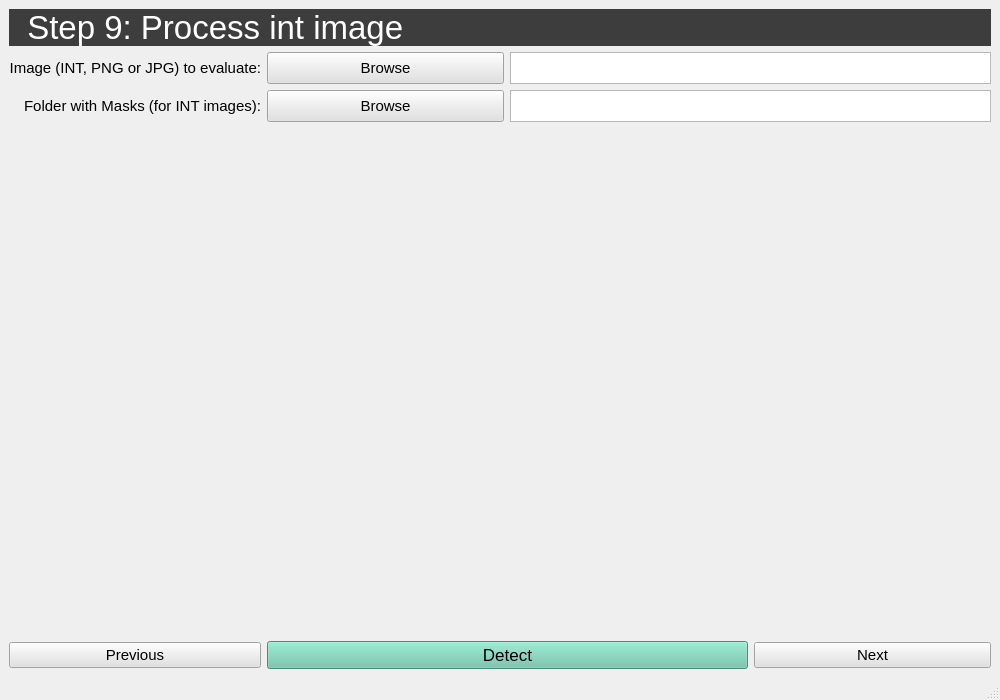
<?xml version="1.0" encoding="UTF-8"?>
<ui version="4.0">
 <class>step7</class>
 <widget class="QMainWindow" name="step7">
  <property name="geometry">
   <rect>
    <x>0</x>
    <y>0</y>
    <width>1000</width>
    <height>700</height>
   </rect>
  </property>
  <property name="windowTitle">
   <string>Scantronic</string>
  </property>
  <widget class="QWidget" name="centralwidget">
   <layout class="QGridLayout" name="gridLayout">
    <item row="0" column="0" colspan="4">
     <widget class="QLabel" name="label">
      <property name="palette">
       <palette>
        <active>
         <colorrole role="WindowText">
          <brush brushstyle="SolidPattern">
           <color alpha="255">
            <red>255</red>
            <green>255</green>
            <blue>255</blue>
           </color>
          </brush>
         </colorrole>
         <colorrole role="Button">
          <brush brushstyle="SolidPattern">
           <color alpha="255">
            <red>61</red>
            <green>61</green>
            <blue>61</blue>
           </color>
          </brush>
         </colorrole>
         <colorrole role="Base">
          <brush brushstyle="SolidPattern">
           <color alpha="255">
            <red>61</red>
            <green>61</green>
            <blue>61</blue>
           </color>
          </brush>
         </colorrole>
         <colorrole role="Window">
          <brush brushstyle="SolidPattern">
           <color alpha="255">
            <red>61</red>
            <green>61</green>
            <blue>61</blue>
           </color>
          </brush>
         </colorrole>
        </active>
        <inactive>
         <colorrole role="WindowText">
          <brush brushstyle="SolidPattern">
           <color alpha="255">
            <red>255</red>
            <green>255</green>
            <blue>255</blue>
           </color>
          </brush>
         </colorrole>
         <colorrole role="Button">
          <brush brushstyle="SolidPattern">
           <color alpha="255">
            <red>61</red>
            <green>61</green>
            <blue>61</blue>
           </color>
          </brush>
         </colorrole>
         <colorrole role="Base">
          <brush brushstyle="SolidPattern">
           <color alpha="255">
            <red>61</red>
            <green>61</green>
            <blue>61</blue>
           </color>
          </brush>
         </colorrole>
         <colorrole role="Window">
          <brush brushstyle="SolidPattern">
           <color alpha="255">
            <red>61</red>
            <green>61</green>
            <blue>61</blue>
           </color>
          </brush>
         </colorrole>
        </inactive>
        <disabled>
         <colorrole role="WindowText">
          <brush brushstyle="SolidPattern">
           <color alpha="255">
            <red>120</red>
            <green>120</green>
            <blue>120</blue>
           </color>
          </brush>
         </colorrole>
         <colorrole role="Button">
          <brush brushstyle="SolidPattern">
           <color alpha="255">
            <red>61</red>
            <green>61</green>
            <blue>61</blue>
           </color>
          </brush>
         </colorrole>
         <colorrole role="Base">
          <brush brushstyle="SolidPattern">
           <color alpha="255">
            <red>61</red>
            <green>61</green>
            <blue>61</blue>
           </color>
          </brush>
         </colorrole>
         <colorrole role="Window">
          <brush brushstyle="SolidPattern">
           <color alpha="255">
            <red>61</red>
            <green>61</green>
            <blue>61</blue>
           </color>
          </brush>
         </colorrole>
        </disabled>
       </palette>
      </property>
      <property name="font">
       <font>
        <pointsize>25</pointsize>
       </font>
      </property>
      <property name="autoFillBackground">
       <bool>false</bool>
      </property>
      <property name="styleSheet">
       <string notr="true">background-color: rgb(61, 61, 61);</string>
      </property>
      <property name="lineWidth">
       <number>17</number>
      </property>
      <property name="text">
       <string>  Step 9: Process int image</string>
      </property>
     </widget>
    </item>
    <item row="5" column="1" colspan="2">
     <widget class="QPushButton" name="pushButton">
      <property name="font">
       <font>
        <pointsize>13</pointsize>
       </font>
      </property>
      <property name="styleSheet">
       <string notr="true">background-color: rgb(105, 194, 166);</string>
      </property>
      <property name="text">
       <string>Detect</string>
      </property>
     </widget>
    </item>
    <item row="2" column="0">
     <widget class="QLabel" name="label_10">
      <property name="sizePolicy">
       <sizepolicy hsizetype="Preferred" vsizetype="Minimum">
        <horstretch>0</horstretch>
        <verstretch>0</verstretch>
       </sizepolicy>
      </property>
      <property name="maximumSize">
       <size>
        <width>16777215</width>
        <height>32</height>
       </size>
      </property>
      <property name="font">
       <font>
        <pointsize>11</pointsize>
       </font>
      </property>
      <property name="text">
       <string>Folder with Masks (for INT images):</string>
      </property>
      <property name="alignment">
       <set>Qt::AlignRight|Qt::AlignTrailing|Qt::AlignVCenter</set>
      </property>
     </widget>
    </item>
    <item row="1" column="2" colspan="2">
     <widget class="QTextEdit" name="textEdit_3">
      <property name="sizePolicy">
       <sizepolicy hsizetype="Expanding" vsizetype="Minimum">
        <horstretch>0</horstretch>
        <verstretch>0</verstretch>
       </sizepolicy>
      </property>
      <property name="maximumSize">
       <size>
        <width>16777215</width>
        <height>32</height>
       </size>
      </property>
      <property name="font">
       <font>
        <pointsize>10</pointsize>
       </font>
      </property>
      <property name="focusPolicy">
       <enum>Qt::NoFocus</enum>
      </property>
     </widget>
    </item>
    <item row="2" column="2" colspan="2">
     <widget class="QTextEdit" name="textEdit_4">
      <property name="sizePolicy">
       <sizepolicy hsizetype="Expanding" vsizetype="Minimum">
        <horstretch>0</horstretch>
        <verstretch>0</verstretch>
       </sizepolicy>
      </property>
      <property name="maximumSize">
       <size>
        <width>16777215</width>
        <height>32</height>
       </size>
      </property>
      <property name="font">
       <font>
        <pointsize>10</pointsize>
       </font>
      </property>
      <property name="focusPolicy">
       <enum>Qt::NoFocus</enum>
      </property>
     </widget>
    </item>
    <item row="5" column="0">
     <widget class="QPushButton" name="pushButton_7">
      <property name="palette">
       <palette>
        <active>
         <colorrole role="Button">
          <brush brushstyle="SolidPattern">
           <color alpha="255">
            <red>225</red>
            <green>225</green>
            <blue>225</blue>
           </color>
          </brush>
         </colorrole>
         <colorrole role="Base">
          <brush brushstyle="SolidPattern">
           <color alpha="255">
            <red>225</red>
            <green>225</green>
            <blue>225</blue>
           </color>
          </brush>
         </colorrole>
         <colorrole role="Window">
          <brush brushstyle="SolidPattern">
           <color alpha="255">
            <red>225</red>
            <green>225</green>
            <blue>225</blue>
           </color>
          </brush>
         </colorrole>
        </active>
        <inactive>
         <colorrole role="Button">
          <brush brushstyle="SolidPattern">
           <color alpha="255">
            <red>225</red>
            <green>225</green>
            <blue>225</blue>
           </color>
          </brush>
         </colorrole>
         <colorrole role="Base">
          <brush brushstyle="SolidPattern">
           <color alpha="255">
            <red>225</red>
            <green>225</green>
            <blue>225</blue>
           </color>
          </brush>
         </colorrole>
         <colorrole role="Window">
          <brush brushstyle="SolidPattern">
           <color alpha="255">
            <red>225</red>
            <green>225</green>
            <blue>225</blue>
           </color>
          </brush>
         </colorrole>
        </inactive>
        <disabled>
         <colorrole role="Button">
          <brush brushstyle="SolidPattern">
           <color alpha="255">
            <red>225</red>
            <green>225</green>
            <blue>225</blue>
           </color>
          </brush>
         </colorrole>
         <colorrole role="Base">
          <brush brushstyle="SolidPattern">
           <color alpha="255">
            <red>225</red>
            <green>225</green>
            <blue>225</blue>
           </color>
          </brush>
         </colorrole>
         <colorrole role="Window">
          <brush brushstyle="SolidPattern">
           <color alpha="255">
            <red>225</red>
            <green>225</green>
            <blue>225</blue>
           </color>
          </brush>
         </colorrole>
        </disabled>
       </palette>
      </property>
      <property name="font">
       <font>
        <pointsize>11</pointsize>
       </font>
      </property>
      <property name="styleSheet">
       <string notr="true">background-color: rgb(225, 225, 225);</string>
      </property>
      <property name="text">
       <string>Previous</string>
      </property>
     </widget>
    </item>
    <item row="1" column="1">
     <widget class="QPushButton" name="pushButton_5">
      <property name="sizePolicy">
       <sizepolicy hsizetype="Minimum" vsizetype="Minimum">
        <horstretch>0</horstretch>
        <verstretch>0</verstretch>
       </sizepolicy>
      </property>
      <property name="maximumSize">
       <size>
        <width>16777215</width>
        <height>32</height>
       </size>
      </property>
      <property name="palette">
       <palette>
        <active>
         <colorrole role="Button">
          <brush brushstyle="SolidPattern">
           <color alpha="255">
            <red>225</red>
            <green>225</green>
            <blue>225</blue>
           </color>
          </brush>
         </colorrole>
         <colorrole role="Base">
          <brush brushstyle="SolidPattern">
           <color alpha="255">
            <red>225</red>
            <green>225</green>
            <blue>225</blue>
           </color>
          </brush>
         </colorrole>
         <colorrole role="Window">
          <brush brushstyle="SolidPattern">
           <color alpha="255">
            <red>225</red>
            <green>225</green>
            <blue>225</blue>
           </color>
          </brush>
         </colorrole>
        </active>
        <inactive>
         <colorrole role="Button">
          <brush brushstyle="SolidPattern">
           <color alpha="255">
            <red>225</red>
            <green>225</green>
            <blue>225</blue>
           </color>
          </brush>
         </colorrole>
         <colorrole role="Base">
          <brush brushstyle="SolidPattern">
           <color alpha="255">
            <red>225</red>
            <green>225</green>
            <blue>225</blue>
           </color>
          </brush>
         </colorrole>
         <colorrole role="Window">
          <brush brushstyle="SolidPattern">
           <color alpha="255">
            <red>225</red>
            <green>225</green>
            <blue>225</blue>
           </color>
          </brush>
         </colorrole>
        </inactive>
        <disabled>
         <colorrole role="Button">
          <brush brushstyle="SolidPattern">
           <color alpha="255">
            <red>225</red>
            <green>225</green>
            <blue>225</blue>
           </color>
          </brush>
         </colorrole>
         <colorrole role="Base">
          <brush brushstyle="SolidPattern">
           <color alpha="255">
            <red>225</red>
            <green>225</green>
            <blue>225</blue>
           </color>
          </brush>
         </colorrole>
         <colorrole role="Window">
          <brush brushstyle="SolidPattern">
           <color alpha="255">
            <red>225</red>
            <green>225</green>
            <blue>225</blue>
           </color>
          </brush>
         </colorrole>
        </disabled>
       </palette>
      </property>
      <property name="font">
       <font>
        <pointsize>11</pointsize>
       </font>
      </property>
      <property name="styleSheet">
       <string notr="true">background-color: rgb(225, 225, 225);</string>
      </property>
      <property name="text">
       <string>Browse</string>
      </property>
     </widget>
    </item>
    <item row="3" column="0" colspan="4">
     <widget class="QLabel" name="label_detections">
      <property name="text">
       <string/>
      </property>
     </widget>
    </item>
    <item row="5" column="3">
     <widget class="QPushButton" name="pushButton_8">
      <property name="palette">
       <palette>
        <active>
         <colorrole role="Button">
          <brush brushstyle="SolidPattern">
           <color alpha="255">
            <red>225</red>
            <green>225</green>
            <blue>225</blue>
           </color>
          </brush>
         </colorrole>
         <colorrole role="Base">
          <brush brushstyle="SolidPattern">
           <color alpha="255">
            <red>225</red>
            <green>225</green>
            <blue>225</blue>
           </color>
          </brush>
         </colorrole>
         <colorrole role="Window">
          <brush brushstyle="SolidPattern">
           <color alpha="255">
            <red>225</red>
            <green>225</green>
            <blue>225</blue>
           </color>
          </brush>
         </colorrole>
        </active>
        <inactive>
         <colorrole role="Button">
          <brush brushstyle="SolidPattern">
           <color alpha="255">
            <red>225</red>
            <green>225</green>
            <blue>225</blue>
           </color>
          </brush>
         </colorrole>
         <colorrole role="Base">
          <brush brushstyle="SolidPattern">
           <color alpha="255">
            <red>225</red>
            <green>225</green>
            <blue>225</blue>
           </color>
          </brush>
         </colorrole>
         <colorrole role="Window">
          <brush brushstyle="SolidPattern">
           <color alpha="255">
            <red>225</red>
            <green>225</green>
            <blue>225</blue>
           </color>
          </brush>
         </colorrole>
        </inactive>
        <disabled>
         <colorrole role="Button">
          <brush brushstyle="SolidPattern">
           <color alpha="255">
            <red>225</red>
            <green>225</green>
            <blue>225</blue>
           </color>
          </brush>
         </colorrole>
         <colorrole role="Base">
          <brush brushstyle="SolidPattern">
           <color alpha="255">
            <red>225</red>
            <green>225</green>
            <blue>225</blue>
           </color>
          </brush>
         </colorrole>
         <colorrole role="Window">
          <brush brushstyle="SolidPattern">
           <color alpha="255">
            <red>225</red>
            <green>225</green>
            <blue>225</blue>
           </color>
          </brush>
         </colorrole>
        </disabled>
       </palette>
      </property>
      <property name="font">
       <font>
        <pointsize>11</pointsize>
       </font>
      </property>
      <property name="styleSheet">
       <string notr="true">background-color: rgb(225, 225, 225);</string>
      </property>
      <property name="text">
       <string>Next</string>
      </property>
     </widget>
    </item>
    <item row="4" column="0" colspan="4">
     <widget class="QLabel" name="label_output_image">
      <property name="sizePolicy">
       <sizepolicy hsizetype="Preferred" vsizetype="Expanding">
        <horstretch>0</horstretch>
        <verstretch>0</verstretch>
       </sizepolicy>
      </property>
      <property name="text">
       <string/>
      </property>
     </widget>
    </item>
    <item row="2" column="1">
     <widget class="QPushButton" name="pushButton_6">
      <property name="sizePolicy">
       <sizepolicy hsizetype="Minimum" vsizetype="Minimum">
        <horstretch>0</horstretch>
        <verstretch>0</verstretch>
       </sizepolicy>
      </property>
      <property name="maximumSize">
       <size>
        <width>16777215</width>
        <height>32</height>
       </size>
      </property>
      <property name="palette">
       <palette>
        <active>
         <colorrole role="Button">
          <brush brushstyle="SolidPattern">
           <color alpha="255">
            <red>225</red>
            <green>225</green>
            <blue>225</blue>
           </color>
          </brush>
         </colorrole>
         <colorrole role="Base">
          <brush brushstyle="SolidPattern">
           <color alpha="255">
            <red>225</red>
            <green>225</green>
            <blue>225</blue>
           </color>
          </brush>
         </colorrole>
         <colorrole role="Window">
          <brush brushstyle="SolidPattern">
           <color alpha="255">
            <red>225</red>
            <green>225</green>
            <blue>225</blue>
           </color>
          </brush>
         </colorrole>
        </active>
        <inactive>
         <colorrole role="Button">
          <brush brushstyle="SolidPattern">
           <color alpha="255">
            <red>225</red>
            <green>225</green>
            <blue>225</blue>
           </color>
          </brush>
         </colorrole>
         <colorrole role="Base">
          <brush brushstyle="SolidPattern">
           <color alpha="255">
            <red>225</red>
            <green>225</green>
            <blue>225</blue>
           </color>
          </brush>
         </colorrole>
         <colorrole role="Window">
          <brush brushstyle="SolidPattern">
           <color alpha="255">
            <red>225</red>
            <green>225</green>
            <blue>225</blue>
           </color>
          </brush>
         </colorrole>
        </inactive>
        <disabled>
         <colorrole role="Button">
          <brush brushstyle="SolidPattern">
           <color alpha="255">
            <red>225</red>
            <green>225</green>
            <blue>225</blue>
           </color>
          </brush>
         </colorrole>
         <colorrole role="Base">
          <brush brushstyle="SolidPattern">
           <color alpha="255">
            <red>225</red>
            <green>225</green>
            <blue>225</blue>
           </color>
          </brush>
         </colorrole>
         <colorrole role="Window">
          <brush brushstyle="SolidPattern">
           <color alpha="255">
            <red>225</red>
            <green>225</green>
            <blue>225</blue>
           </color>
          </brush>
         </colorrole>
        </disabled>
       </palette>
      </property>
      <property name="font">
       <font>
        <pointsize>11</pointsize>
       </font>
      </property>
      <property name="styleSheet">
       <string notr="true">background-color: rgb(225, 225, 225);</string>
      </property>
      <property name="text">
       <string>Browse</string>
      </property>
     </widget>
    </item>
    <item row="1" column="0">
     <widget class="QLabel" name="label_9">
      <property name="sizePolicy">
       <sizepolicy hsizetype="Preferred" vsizetype="Minimum">
        <horstretch>0</horstretch>
        <verstretch>0</verstretch>
       </sizepolicy>
      </property>
      <property name="maximumSize">
       <size>
        <width>16777215</width>
        <height>32</height>
       </size>
      </property>
      <property name="font">
       <font>
        <pointsize>11</pointsize>
       </font>
      </property>
      <property name="text">
       <string>Image (INT, PNG or JPG) to evaluate:</string>
      </property>
      <property name="alignment">
       <set>Qt::AlignRight|Qt::AlignTrailing|Qt::AlignVCenter</set>
      </property>
     </widget>
    </item>
   </layout>
  </widget>
  <widget class="QMenuBar" name="menubar">
   <property name="geometry">
    <rect>
     <x>0</x>
     <y>0</y>
     <width>1000</width>
     <height>26</height>
    </rect>
   </property>
  </widget>
  <widget class="QStatusBar" name="statusbar"/>
 </widget>
 <resources/>
 <connections/>
</ui>
